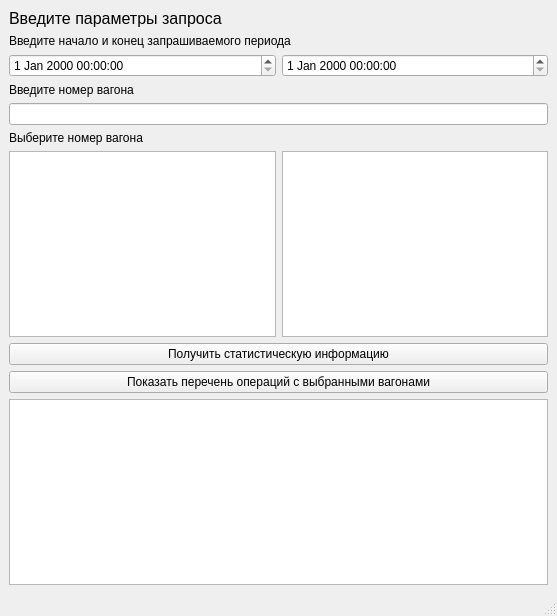
<?xml version="1.0" encoding="UTF-8"?>
<ui version="4.0">
 <class>MainWindow</class>
 <widget class="QMainWindow" name="MainWindow">
  <property name="enabled">
   <bool>true</bool>
  </property>
  <property name="geometry">
   <rect>
    <x>0</x>
    <y>0</y>
    <width>557</width>
    <height>616</height>
   </rect>
  </property>
  <property name="windowTitle">
   <string>MainWindow</string>
  </property>
  <widget class="QWidget" name="centralwidget">
   <layout class="QGridLayout" name="gridLayout_2">
    <item row="1" column="0">
     <widget class="QPushButton" name="pushButton">
      <property name="text">
       <string>Получить статистическую информацию</string>
      </property>
     </widget>
    </item>
    <item row="3" column="0">
     <widget class="QTextEdit" name="textEdit"/>
    </item>
    <item row="0" column="0">
     <layout class="QGridLayout" name="gridLayout">
      <item row="5" column="0">
       <widget class="QLabel" name="label_3">
        <property name="text">
         <string>Выберите номер вагона</string>
        </property>
       </widget>
      </item>
      <item row="0" column="0">
       <widget class="QLabel" name="label">
        <property name="font">
         <font>
          <pointsize>12</pointsize>
         </font>
        </property>
        <property name="text">
         <string>Введите параметры запроса</string>
        </property>
       </widget>
      </item>
      <item row="8" column="0">
       <layout class="QGridLayout" name="gridLayout_4">
        <item row="3" column="0">
         <widget class="QListWidget" name="listWidget">
          <property name="enabled">
           <bool>true</bool>
          </property>
         </widget>
        </item>
        <item row="3" column="1">
         <widget class="QListWidget" name="listWidget_2">
          <property name="enabled">
           <bool>true</bool>
          </property>
         </widget>
        </item>
       </layout>
      </item>
      <item row="2" column="0">
       <layout class="QGridLayout" name="gridLayout_5">
        <item row="1" column="0">
         <widget class="QDateTimeEdit" name="dateTimeEdit"/>
        </item>
        <item row="1" column="1">
         <widget class="QDateTimeEdit" name="dateTimeEdit_2"/>
        </item>
       </layout>
      </item>
      <item row="1" column="0">
       <widget class="QLabel" name="label_2">
        <property name="text">
         <string>Введите начало и конец запрашиваемого периода</string>
        </property>
       </widget>
      </item>
      <item row="4" column="0">
       <widget class="QLineEdit" name="lineEdit"/>
      </item>
      <item row="3" column="0">
       <widget class="QLabel" name="label_4">
        <property name="text">
         <string>Введите номер вагона</string>
        </property>
       </widget>
      </item>
     </layout>
    </item>
    <item row="2" column="0">
     <widget class="QPushButton" name="pushButton_2">
      <property name="text">
       <string>Показать перечень операций с выбранными вагонами</string>
      </property>
     </widget>
    </item>
   </layout>
  </widget>
  <widget class="QMenuBar" name="menubar">
   <property name="geometry">
    <rect>
     <x>0</x>
     <y>0</y>
     <width>557</width>
     <height>26</height>
    </rect>
   </property>
  </widget>
  <widget class="QStatusBar" name="statusbar"/>
 </widget>
 <resources/>
 <connections/>
</ui>
